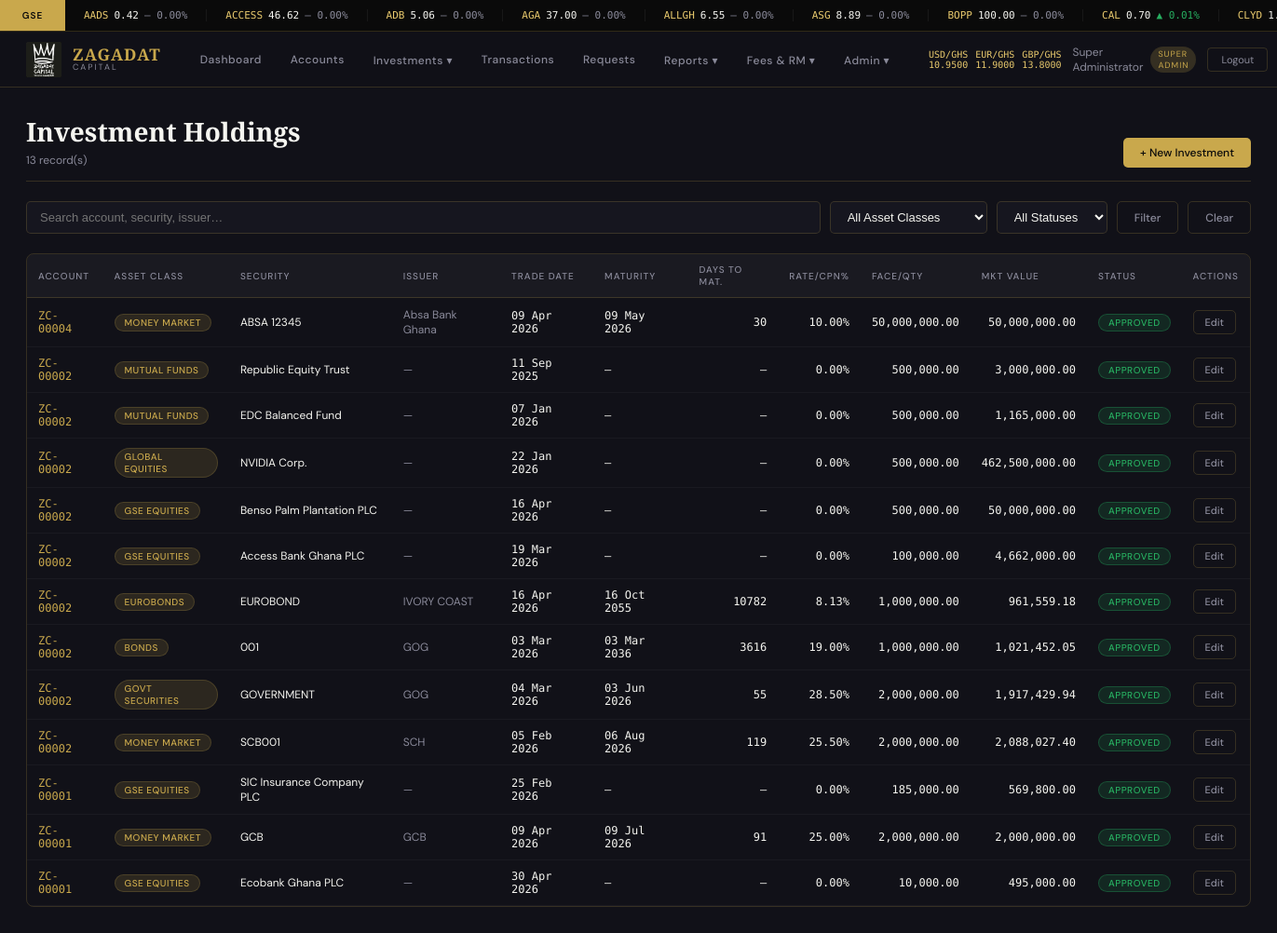
Page /admin/investments (signed in) on the committed database.
### models.py (models this page shows, shortened)
class AdminUser(UserMixin, db.Model):
    __tablename__ = 'admin_users'
    id            = db.Column(db.Integer, primary_key=True)
    staff_id      = db.Column(db.String(20), unique=True, nullable=False)
    full_name     = db.Column(db.String(120), nullable=False)
    email         = db.Column(db.String(120), unique=True, nullable=False)
    password_hash = db.Column(db.String(256), nullable=False)
    role          = db.Column(db.String(40), nullable=False, default='REPORT_VIEWER')
    is_active     = db.Column(db.Boolean, default=True)
    created_at    = db.Column(db.DateTime, default=datetime.utcnow)
    created_by    = db.Column(db.Integer, nullable=True)
    last_login    = db.Column(db.DateTime, nullable=True)
    is_rm         = db.Column(db.Boolean, default=False)
    rm_commission_rate = db.Column(db.Float, default=1.0)
    def has_permission(self, p):
        return ADMIN_ROLES.get(self.role, {}).get('level', 0) >= PERMISSION_MAP.get(p, 100)
    @property
    def is_super_admin(self): return self.role == 'SUPER_ADMIN'

class Investment(db.Model):
    __tablename__ = 'investments'
    id             = db.Column(db.Integer, primary_key=True)
    account_number = db.Column(db.String(20), db.ForeignKey('client_accounts.account_number'), nullable=False)
    asset_class    = db.Column(db.String(40), nullable=False)
    sub_type       = db.Column(db.String(60), nullable=True)
    issuer         = db.Column(db.String(120), nullable=True)
    security_name  = db.Column(db.String(200), nullable=True)
    symbol         = db.Column(db.String(20), nullable=True)
    isin           = db.Column(db.String(30), nullable=True)
    exchange       = db.Column(db.String(40), nullable=True)
    sector         = db.Column(db.String(80), nullable=True)
    trade_date     = db.Column(db.Date, nullable=True)
    issue_date     = db.Column(db.Date, nullable=True)
    maturity_date  = db.Column(db.Date, nullable=True)
    tenor          = db.Column(db.Integer, nullable=True)
    quantity       = db.Column(db.Float, nullable=True)
    face_value     = db.Column(db.Float, nullable=True)
    coupon_rate    = db.Column(db.Float, nullable=True)
    coupon_freq    = db.Column(db.Integer, nullable=True, default=2)
    interest_rate  = db.Column(db.Float, nullable=True)
    clean_price    = db.Column(db.Float, nullable=True)
    unit_cost      = db.Column(db.Float, nullable=True)
    total_cost     = db.Column(db.Float, nullable=True)
    currency       = db.Column(db.String(10), default='GHS')
    current_price  = db.Column(db.Float, nullable=True)
    mkt_value_htm  = db.Column(db.Float, nullable=True)
    mkt_value_mtm  = db.Column(db.Float, nullable=True)
    last_coupon_date = db.Column(db.Date, nullable=True)
    vintage_year   = db.Column(db.Integer, nullable=True)
    geography      = db.Column(db.String(60), nullable=True)
    stage          = db.Column(db.String(60), nullable=True)
    committed      = db.Column(db.Float, nullable=True)
    called         = db.Column(db.Float, nullable=True)
    distributions  = db.Column(db.Float, nullable=True)
    moic           = db.Column(db.Float, nullable=True)
    irr            = db.Column(db.Float, nullable=True)
    nav            = db.Column(db.Float, nullable=True)
    outstanding    = db.Column(db.Float, nullable=True)
    rating         = db.Column(db.String(20), nullable=True)
    pik            = db.Column(db.Boolean, default=False)
    country_of_issue = db.Column(db.String(60), nullable=True)
    status         = db.Column(db.String(20), default='PENDING')
    approved_by    = db.Column(db.Integer, nullable=True)
    approved_at    = db.Column(db.DateTime, nullable=True)
    created_by     = db.Column(db.Integer, nullable=True)
    created_at     = db.Column(db.DateTime, default=datetime.utcnow)
    notes          = db.Column(db.Text, nullable=True)
    transactions = db.relationship('Transaction', backref='investment', lazy=True,
                                   foreign_keys='Transaction.investment_id')
    @property
    def days_to_maturity(self):
        if self.maturity_date:
            return max(0, (self.maturity_date - date.today()).days)
        return None
    @property
    def accrued_interest(self):
        if self.asset_class in ('GOVT_SECURITIES','BONDS','EUROBONDS'):
            if self.face_value and (self.coupon_rate or self.interest_rate):
                rate  = self.coupon_rate or self.interest_rate or 0
                basis = 364 if (self.sub_type and ('BILL' in (self.sub_type or '').upper() or
                                                    'T-BILL' in (self.sub_type or '').upper())) else 365
                ref   = self.last_coupon_date or self.trade_date
                days  = (date.today() - ref).days if ref else 0
                return (self.face_value * (rate / 100) * days) / basis
        elif self.asset_class == 'MONEY_MARKET':
            if self.face_value and self.interest_rate and self.trade_date:
                days = (date.today() - self.trade_date).days
                return self.face_value * (self.interest_rate / 100) * days / 365
        elif self.asset_class == 'PRIVATE_DEBT':
            if self.outstanding and self.coupon_rate and self.trade_date:
                days = (date.today() - self.trade_date).days
                return (self.outstanding or self.total_cost or 0) * (self.coupon_rate / 100) * days / 365
        return 0.0
    @property
    def computed_mkt_value(self):
        if self.asset_class == 'GOVT_SECURITIES':
            if self.face_value and self.interest_rate:
                basis = 364 if (self.sub_type and 'BILL' in self.sub_type.upper()) else 365
                if self.maturity_date:
                    d2m = max(0, (self.maturity_date - date.today()).days)
                elif self.tenor:
                    d2m = max(0, self.tenor - self.days_run)
                else:
                    d2m = 0
                if d2m >= 0 and (self.interest_rate or 0) > 0:
                    return self.face_value / (1 + (self.interest_rate/100) * d2m / basis)
            return self.total_cost or 0
        elif self.asset_class in ('BONDS','EUROBONDS'):
            if self.face_value and self.clean_price:
                return (self.clean_price/100)*self.face_value + self.accrued_interest
            return self.total_cost or 0
        elif self.asset_class in ('GSE_EQUITIES','GLOBAL_EQUITIES'):
            if self.quantity and self.current_price:
                return self.quantity * self.current_price
            return self.total_cost or 0
        elif self.asset_class == 'MONEY_MARKET':
            principal = self.face_value or self.total_cost or 0
            return principal + self.accrued_interest
        elif self.asset_class == 'PRIVATE_EQUITY':
            return self.nav or self.total_cost or 0
        elif self.asset_class == 'PRIVATE_DEBT':
            return self.outstanding or self.total_cost or 0
        elif self.asset_class == 'MUTUAL_FUNDS':
            if self.quantity and self.current_price:
                return self.quantity * self.current_price
            return self.total_cost or 0
        return self.total_cost or 0

### routes/admin.py (the view)
@admin_bp.route('/investments')
@admin_required
def investments():
    q = request.args.get('q', '')
    asset_class = request.args.get('asset_class', '')
    status = request.args.get('status', '')
    query = Investment.query
    if q:
        query = query.filter(
            (Investment.account_number.ilike(f'%{q}%')) |
            (Investment.security_name.ilike(f'%{q}%')) |
            (Investment.issuer.ilike(f'%{q}%')))
    if asset_class:
        query = query.filter_by(asset_class=asset_class)
    if status:
        query = query.filter_by(status=status)
    return render_template('admin/investments.html',
        investments=query.order_by(Investment.created_at.desc()).all(),
        q=q, asset_class=asset_class, status=status)

### models.py (called while the page is built)
@login_manager.user_loader
def load_user(user_id):
    uid = str(user_id)
    if uid.startswith('admin_'):
        return AdminUser.query.get(int(uid.split('_')[1]))
    return ClientUser.query.get(int(uid))

### routes/admin.py (called while the page is built)
def admin_required(f):
    from functools import wraps
    @wraps(f)
    def decorated(*args, **kwargs):
        if not current_user.is_authenticated or session.get('user_type') != 'admin':
            return redirect(url_for('auth.login'))
        return f(*args, **kwargs)
    return decorated

### templates/admin/investments.html (shortened to what this page needs)
{% extends 'base.html' %}
{% block content %}
<div class="page-content">
  <div class="page-header">
    <div>
      <h1>Investment Holdings</h1>
      <p>{{ investments|length }} record(s)</p>
    </div>
    {% if current_user.has_permission('enter_investment') %}
    <a href="{{ url_for('admin.new_investment') }}" class="btn btn-primary">+ New Investment</a>
    {% endif %}
  </div>
  <form method="GET" style="display:flex;gap:10px;margin-bottom:1.5rem;flex-wrap:wrap;">
    <input name="q" value="{{ q }}" placeholder="Search account, security, issuer…"
           style="flex:1;min-width:200px;background:var(--surface);border:1px solid var(--border);
                  border-radius:5px;color:var(--white);padding:8px 14px;font-size:13px;outline:none;">
    <select name="asset_class" style="background:var(--surface);border:1px solid var(--border);border-radius:5px;color:var(--white);padding:8px 14px;font-size:13px;outline:none;">
      <option value="">All Asset Classes</option>
    </select>
    <select name="status" style="background:var(--surface);border:1px solid var(--border);border-radius:5px;color:var(--white);padding:8px 14px;font-size:13px;outline:none;">
      <option value="">All Statuses</option>
    </select>
    <button type="submit" class="btn btn-secondary">Filter</button>
    <a href="{{ url_for('admin.investments') }}" class="btn btn-secondary">Clear</a>
  </form>
  <div class="table-wrap">
    <table class="data-table">
      <thead>
        <tr>
          <th>Account</th><th>Asset Class</th><th>Security</th><th>Issuer</th>
          <th>Trade Date</th><th>Maturity</th><th>Days to Mat.</th>
          <th class="text-right">Rate/Cpn%</th>
          <th class="text-right">Face/Qty</th>
          <th class="text-right">Mkt Value</th>
          <th>Status</th><th>Actions</th>
        </tr>
      </thead>
      <tbody>
        {% for inv in investments %}
        <tr>
          <td class="mono"><a href="{{ url_for('admin.view_account', acc_id=inv.account.id) }}" style="color:var(--gold);text-decoration:none;">{{ inv.account_number }}</a></td>
          <td><span class="badge badge-pending">{{ inv.asset_class.replace('_',' ') }}</span></td>
          <td>{{ (inv.security_name or inv.sub_type or '—')[:30] }}</td>
          <td style="color:var(--grey);">{{ inv.issuer or '—' }}</td>
          <td class="mono">{{ inv.trade_date.strftime('%d %b %Y') if inv.trade_date else '—' }}</td>
          <td class="mono">{{ inv.maturity_date.strftime('%d %b %Y') if inv.maturity_date else '—' }}</td>
          <td class="num">{% if inv.days_to_maturity is not none %}{{ inv.days_to_maturity }}{% else %}—{% endif %}</td>
          <td class="num">{{ "{:.2f}".format(inv.coupon_rate or inv.interest_rate or 0) }}%</td>
          <td class="num">{{ "{:,.2f}".format(inv.face_value or inv.quantity or 0) }}</td>
          <td class="num text-gold">{{ "{:,.2f}".format(inv.computed_mkt_value) }}</td>
          <td><span class="badge badge-{{ 'approved' if inv.status=='APPROVED' else 'pending' }}">{{ inv.status }}</span></td>
          <td>
            <div class="flex gap-1">
              <a href="{{ url_for('admin.edit_investment', inv_id=inv.id) }}" class="btn btn-secondary btn-sm">Edit</a>
            </div>
          </td>
        </tr>
        {% else %}
        <tr><td colspan="12" style="text-align:center;color:var(--grey);padding:3rem;">No investments found.</td></tr>
        {% endfor %}
      </tbody>
    </table>
  </div>
</div>
{% endblock %}

### templates/base.html (shortened to what this page needs)
<!DOCTYPE html>
<html lang="en">
<head>
</head>
<body>
{% if current_user.is_authenticated %}
<div id="ticker-bar">
  <div class="ticker-label" id="ticker-exchange-label">GSE</div>
  <div class="ticker-track">
    <div class="ticker-inner" id="ticker-inner">
    </div>
  </div>
</div>
<nav class="topnav">
  <a href="{% if session.get('user_type') == 'admin' %}{{ url_for('admin.dashboard') }}{% else %}{{ url_for('user.dashboard') }}{% endif %}" class="nav-brand">
    <img src="{{ url_for('static', filename='img/logo.png') }}" alt="Zagadat">
    <div class="brand-text">
      <span class="brand-name">ZAGADAT</span>
      <span class="brand-sub">Capital</span>
    </div>
  </a>
  {% if session.get('user_type') == 'admin' %}
  <div class="nav-links">
    <a href="{{ url_for('admin.dashboard') }}" {% if request.endpoint == 'admin.dashboard' %}class="active"{% endif %}>Dashboard</a>
    <a href="{{ url_for('admin.accounts') }}" {% if 'account' in request.endpoint %}class="active"{% endif %}>Accounts</a>
    <div class="dropdown">
      <a href="{{ url_for('admin.investments') }}">Investments ▾</a>
    </div>
    <a href="{{ url_for('admin.transactions') }}">Transactions</a>
    <a href="{{ url_for('admin.client_requests') }}">Requests</a>
    <div class="dropdown">
      <a href="{{ url_for('reports.menu') }}">Reports ▾</a>
    </div>
    {% if current_user.has_permission('approve_account') %}
    <div class="dropdown">
      <a href="{{ url_for('admin.fees') }}">Fees & RM ▾</a>
    </div>
    {% endif %}
    {% if current_user.has_permission('manage_all') %}
    <div class="dropdown">
      <a href="{{ url_for('admin.admin_users') }}">Admin ▾</a>
    </div>
    {% endif %}
  </div>
  <div class="nav-right">
    <div class="fx-pill" id="fx-display">
      <span>USD/GHS <span id="fx-usd">—</span></span>
      <span>EUR/GHS <span id="fx-eur">—</span></span>
      <span>GBP/GHS <span id="fx-gbp">—</span></span>
    </div>
    <div class="nav-user">
      <span>{{ current_user.full_name }}</span>
      <span class="role-badge">{{ current_user.role.replace('_',' ') }}</span>
    </div>
    <a href="{{ url_for('auth.logout') }}" class="btn-logout">Logout</a>
  </div>
  {% endif %}
</nav>
{% endif %}
{% block content %}{% endblock %}
</body>
</html>

### rows in the picture
AdminUser: full_name "Super Administrator", role.replace "SUPER ADMIN"
Investment: account_number "ZC-00004", asset_class.replace "MONEY MARKET", security_name "ABSA 12345", issuer "Absa Bank Ghana", trade_date "09 Apr 2026", maturity_date "09 May 2026", days_to_maturity "30", coupon_rate+interest_rate "10.00", face_value "50,000,000.00", computed_mkt_value "50,000,000.00", status "APPROVED"
Investment: account_number "ZC-00002", asset_class.replace "MUTUAL FUNDS", security_name "Republic Equity Trust", issuer "—", trade_date "11 Sep 2025", maturity_date "—", coupon_rate+interest_rate "0.00", face_value+quantity "500,000.00", computed_mkt_value "3,000,000.00", status "APPROVED"
Investment: account_number "ZC-00002", asset_class.replace "MUTUAL FUNDS", security_name "EDC Balanced Fund", issuer "—", trade_date "07 Jan 2026", maturity_date "—", coupon_rate+interest_rate "0.00", face_value+quantity "500,000.00", computed_mkt_value "1,165,000.00", status "APPROVED"
Investment: account_number "ZC-00002", asset_class.replace "GLOBAL EQUITIES", security_name "NVIDIA Corp.", issuer "—", trade_date "22 Jan 2026", maturity_date "—", coupon_rate+interest_rate "0.00", face_value+quantity "500,000.00", computed_mkt_value "462,500,000.00", status "APPROVED"
Investment: account_number "ZC-00002", asset_class.replace "GSE EQUITIES", security_name "Benso Palm Plantation PLC", issuer "—", trade_date "16 Apr 2026", maturity_date "—", coupon_rate+interest_rate "0.00", face_value+quantity "500,000.00", computed_mkt_value "50,000,000.00", status "APPROVED"
Investment: account_number "ZC-00002", asset_class.replace "GSE EQUITIES", security_name "Access Bank Ghana PLC", issuer "—", trade_date "19 Mar 2026", maturity_date "—", coupon_rate+interest_rate "0.00", face_value+quantity "100,000.00", computed_mkt_value "4,662,000.00", status "APPROVED"
Investment: account_number "ZC-00002", asset_class.replace "EUROBONDS", security_name "EUROBOND", issuer "IVORY COAST", trade_date "16 Apr 2026", maturity_date "16 Oct 2055", days_to_maturity "10782", coupon_rate "8.13", face_value "1,000,000.00", computed_mkt_value "961,559.18", status "APPROVED"
Investment: account_number "ZC-00002", asset_class.replace "BONDS", security_name "001", issuer "GOG", trade_date "03 Mar 2026", maturity_date "03 Mar 2036", days_to_maturity "3616", coupon_rate "19.00", face_value "1,000,000.00", computed_mkt_value "1,021,452.05", status "APPROVED"
Investment: account_number "ZC-00002", asset_class.replace "GOVT SECURITIES", security_name "GOVERNMENT", issuer "GOG", trade_date "04 Mar 2026", maturity_date "03 Jun 2026", days_to_maturity "55", coupon_rate+interest_rate "28.50", face_value "2,000,000.00", computed_mkt_value "1,917,429.94", status "APPROVED"
Investment: account_number "ZC-00002", asset_class.replace "MONEY MARKET", security_name "SCB001", issuer "SCH", trade_date "05 Feb 2026", maturity_date "06 Aug 2026", days_to_maturity "119", coupon_rate+interest_rate "25.50", face_value "2,000,000.00", computed_mkt_value "2,088,027.40", status "APPROVED"
Investment: account_number "ZC-00001", asset_class.replace "GSE EQUITIES", security_name "SIC Insurance Company PLC", issuer "—", trade_date "25 Feb 2026", maturity_date "—", coupon_rate+interest_rate "0.00", face_value+quantity "185,000.00", computed_mkt_value "569,800.00", status "APPROVED"
Investment: account_number "ZC-00001", asset_class.replace "MONEY MARKET", security_name "GCB", issuer "GCB", trade_date "09 Apr 2026", maturity_date "09 Jul 2026", days_to_maturity "91", coupon_rate+interest_rate "25.00", face_value "2,000,000.00", computed_mkt_value "2,000,000.00", status "APPROVED"
Investment: account_number "ZC-00001", asset_class.replace "GSE EQUITIES", security_name "Ecobank Ghana PLC", issuer "—", trade_date "30 Apr 2026", maturity_date "—", coupon_rate+interest_rate "0.00", face_value+quantity "10,000.00", computed_mkt_value "495,000.00", status "APPROVED"

### other values in the picture
{{ investments|length }} "13"
